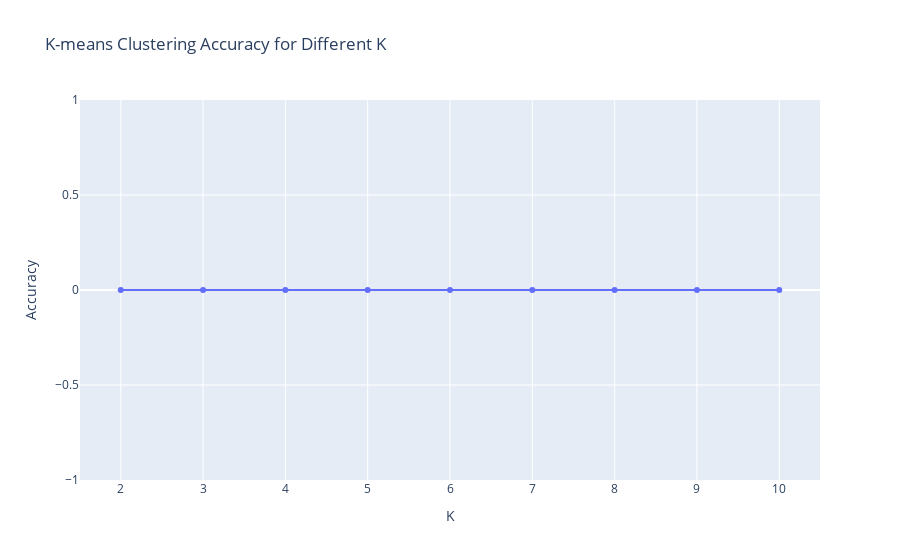

Notebook code cell kept with this figure:
### Code cell
import os
import cv2
import numpy as np
from sklearn.cluster import KMeans
from plotly.subplots import make_subplots
import plotly.graph_objects as go

def load_images(image_dir, num_images=5):
    images = {}
    for i, filename in enumerate(os.listdir(image_dir)):
        if i >= num_images:
            break
        img = cv2.imread(os.path.join(image_dir, filename))
        if img is not None:
            images[filename] = img
    return images

def segment_image(image, k):
    pixel_values = image.reshape((-1, 3))
    pixel_values = np.float32(pixel_values)
    kmeans = KMeans(n_clusters=k, random_state=42, n_init='auto')
    labels = kmeans.fit_predict(pixel_values)
    segmented_image = kmeans.cluster_centers_[labels]
    segmented_image = segmented_image.reshape(image.shape)
    return np.uint8(segmented_image)

def compare_with_mask(segmented_image, mask):
    # Ensure both images are grayscale
    if len(segmented_image.shape) == 3:
        segmented_image = cv2.cvtColor(segmented_image, cv2.COLOR_BGR2GRAY)
    if len(mask.shape) == 3:
        mask = cv2.cvtColor(mask, cv2.COLOR_BGR2GRAY)
    
    # Ensure both images have the same shape and type
    if segmented_image.shape != mask.shape:
        raise ValueError("Segmented image and mask must have the same shape")
    
    # Perform elementwise comparison
    return np.sum(segmented_image.astype(np.uint8) == mask.astype(np.uint8)) / segmented_image.size

def plot_results(results):
    fig = make_subplots(rows=1, cols=1)
    fig.add_trace(go.Scatter(x=list(results.keys()), y=list(results.values()), mode='lines+markers', name='Accuracy'))
    fig.update_layout(title='K-means Clustering Accuracy for Different K', xaxis_title='K', yaxis_title='Accuracy')
    fig.show()

image_dir = 'Data/Image'
mask_dir = 'Data/Mask'
images = load_images(image_dir)
masks = load_images(mask_dir)

# Ensure filenames in masks match those in images
masks = {os.path.basename(filename): mask for filename, mask in masks.items()}

k_values = range(2, 11)
results = {}

for k in k_values:
    accuracies = []
    for filename, img in images.items():
        if filename in masks:
            mask = masks[filename]
            segmented_image = segment_image(img, k)
            accuracy = compare_with_mask(segmented_image, mask)
            print(f"Accuracy for {filename} with k={k}: {accuracy}")
            accuracies.append(accuracy)
    if accuracies:
        results[k] = np.mean(accuracies)
    else:
        results[k] = 0  # or any other value you deem appropriate

plot_results(results)

### Figure 1 — Plotly figure (JSON) as saved in the notebook; plotly's stock layout.template omitted (floating-point values rounded to 4 significant figures)
{"data": [{"mode": "lines+markers", "name": "Accuracy", "type": "scatter", "x": [2, 3, 4, 5, 6, 7, 8, 9, 10], "y": [0, 0, 0, 0, 0, 0, 0, 0, 0]}], "layout": {"title": {"text": "K-means Clustering Accuracy for Different K"}, "xaxis": {"anchor": "y", "domain": [0, 1], "title": {"text": "K"}}, "yaxis": {"anchor": "x", "domain": [0, 1], "title": {"text": "Accuracy"}}}}
